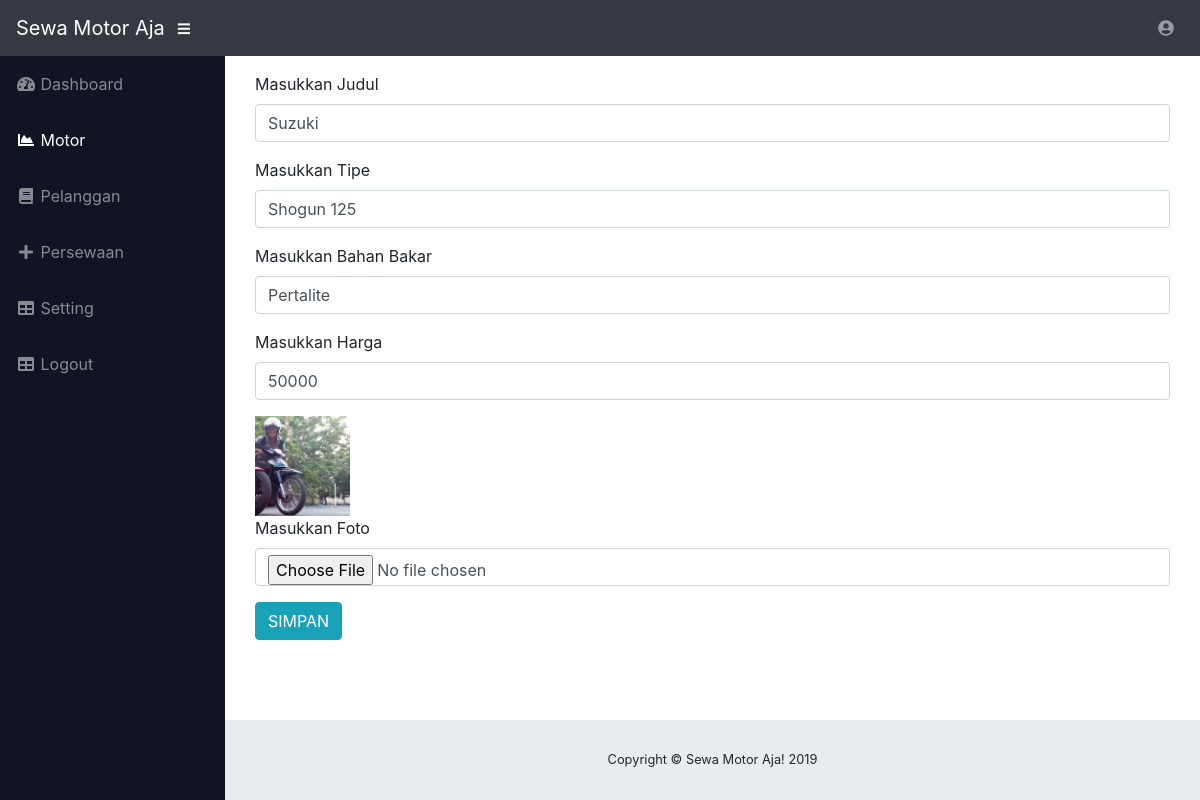
Screenshot of /login/edit/1 with the database file from the repository.
### tables this page shows
CREATE TABLE `motor` (
  `id_motor` int(11) NOT NULL,
  `merk` varchar(50) NOT NULL,
  `tipe` varchar(50) NOT NULL,
  `bbm` varchar(50) NOT NULL,
  `harga` int(11) NOT NULL,
  `foto` varchar(100) NOT NULL
);

### application/controllers/Login.php (called while the page is built, shortened)
<?php
 class Login extends CI_Controller
 {
 	public function __construct()
 	{
 		$this->load->model('Modelku');
 		$this->load->helper('url');
 		$this->load->database();
 	}
 	public function edit($id)
 	{
 		$data['motor'] = $this->Modelku->show_motor($id);
 		$this->load->view('template/header');
		$this->load->view('template/menu2');
		$this->load->view('admin/edit_motor',$data);
		$this->load->view('template/footer');
 	}
 }

### index.php (called while the page is built, shortened)
<?php
require_once BASEPATH.'core/CodeIgniter.php';

### application/models/Modelku.php (called while the page is built, shortened)
<?php
class Modelku extends CI_Model
{
	public function show_motor($id)
	{
		return $this->db->get_where('motor',array(
			'id_motor' => $id
		))->row_array();
	}
}

### application/views/admin/edit_motor.php (the view, shortened to what this page needs)
<div class="container">
	<?php echo form_open_multipart('login/do_edit') ?>
		<div class="form-group">
			<label>Masukkan Judul</label>
			<input type="text" name="merk" class="form-control" value="<?php echo $motor['merk'] ?>">
		</div>
		<div class="form-group">
			<label>Masukkan Tipe</label>
			<input type="text" name="tipe" class="form-control" value="<?php echo $motor['tipe'] ?>">
		</div>
		<div class="form-group">
			<label>Masukkan Bahan Bakar</label>
			<input type="text" name="bbm" class="form-control" value="<?php echo $motor['bbm'] ?>">
		</div>
		<div class="form-group">
			<label>Masukkan Harga</label>
			<input type="text" name="harga" class="form-control" value="<?php echo $motor['harga'] ?>">
		</div>
		<div class="form-group">
			<img style="height: 100px" src="<?php echo base_url() ?>asset/foto/<?php echo $motor['foto'] ?>">
			<br>
			<label>Masukkan Foto</label>
			<input type="file" name="foto" class="form-control">
		</div>
		<input type="submit" name="simpan" value="SIMPAN" class="btn btn-info">
</div>

### rows the page displays
motor: merk "Suzuki", tipe "Shogun 125", bbm "Pertalite", harga "50000", foto (picture)
